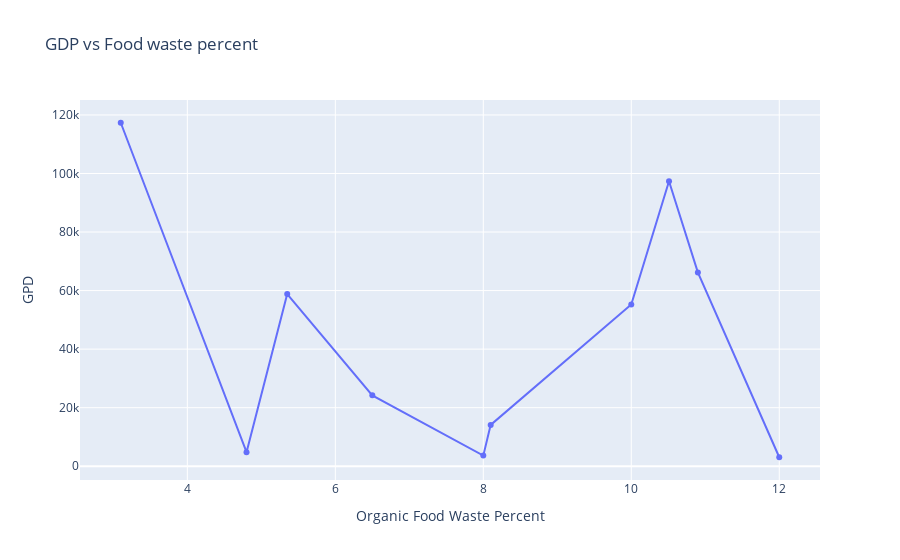

Notebook cell for this chart:
### Markdown cell above
### Line Graph for the bottom ten countries in organic food waste percent.

### Code cell
fig1 = go.Figure()
fig1.add_trace(go.Scatter(x=least_ten_countries['organic_food_waste_percent'], y=least_ten_countries['GDP'],
                    mode='lines+markers',
                    name='Top Ten Countries'))
fig1.update_layout(title='GDP vs Food waste percent',
                   xaxis_title="Organic Food Waste Percent", yaxis_title = "GPD")

### Figure 1 — Plotly figure (JSON) as saved in the notebook; plotly's stock layout.template omitted (floating-point values rounded to 4 significant figures)
{"data": [{"mode": "lines+markers", "name": "Top Ten Countries", "type": "scatter", "x": [3.1, 4.8, 5.35, 6.5, 8, 8.1, 10, 10.51, 10.9, 12], "y": [117300.0, 4784.0, 58810.0, 24220.0, 3629.0, 14130.0, 55270.0, 97340.0, 66210.0, 3068.0]}], "layout": {"title": {"text": "GDP vs Food waste percent"}, "xaxis": {"title": {"text": "Organic Food Waste Percent"}}, "yaxis": {"title": {"text": "GPD"}}}}
